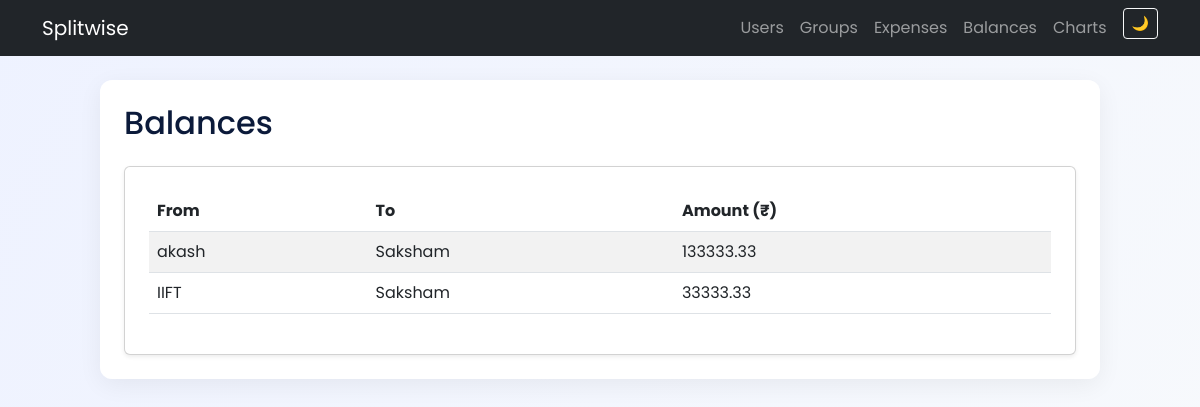
/balances, run on an earlier commit of the app's database.
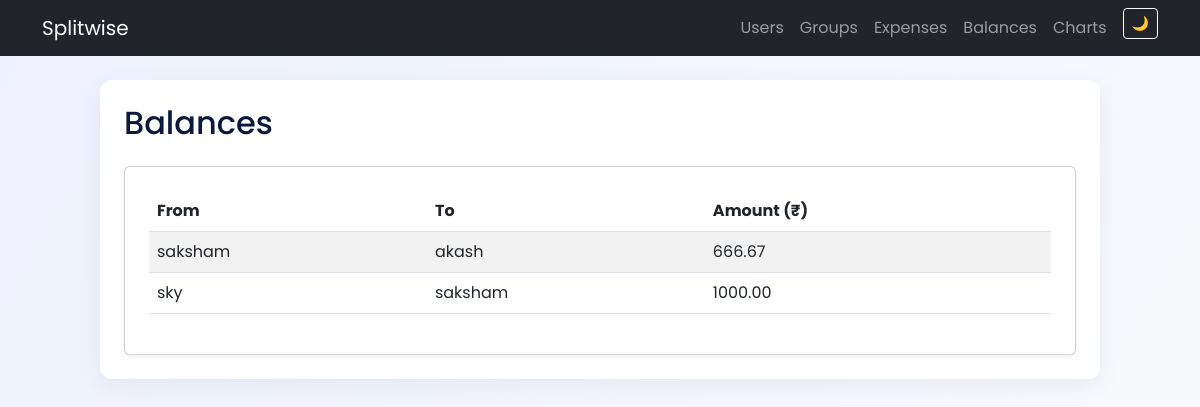
And on a later commit of the database.
### models.py (models this page shows)
class Balance(db.Model):
    id = db.Column(db.Integer, primary_key=True)
    from_user = db.Column(db.Integer, db.ForeignKey('user.id'), nullable=False)
    to_user = db.Column(db.Integer, db.ForeignKey('user.id'), nullable=False)
    amount = db.Column(db.Float, nullable=False)

class User(db.Model):
    id = db.Column(db.Integer, primary_key=True)
    name = db.Column(db.String(80), unique=True, nullable=False)

### app.py (the view)
@app.route("/balances")
def balances():
    balances = Balance.query.all()
    users = User.query.all()
    return render_template("balances.html", balances=balances, users={u.id: u.name for u in users})

### templates/balances.html
{% extends "base.html" %}
{% block content %}
<h2 class="mb-4">Balances</h2>
<div class="card shadow-sm p-4">
<table class="table table-striped">
    <thead>
        <tr>
            <th>From</th>
            <th>To</th>
            <th>Amount (₹)</th>
        </tr>
    </thead>
    <tbody>
    {% for b in balances %}
        <tr>
            <td>{{ users[b.from_user] }}</td>
            <td>{{ users[b.to_user] }}</td>
            <td>{{ "%.2f"|format(b.amount) }}</td>
        </tr>
    {% endfor %}
    </tbody>
</table>
</div>
{% endblock %}

What changed in the data, as far as the page shows it:
changed Balance "akash": from_user.name "akash" → "saksham"; to_user.name "Saksham" → "akash"; amount "133333.33" → "666.67"
changed Balance: from_user.name "IIFT" → "sky"; to_user.name "Saksham" → "saksham"; amount "33333.33" → "1000.00"
